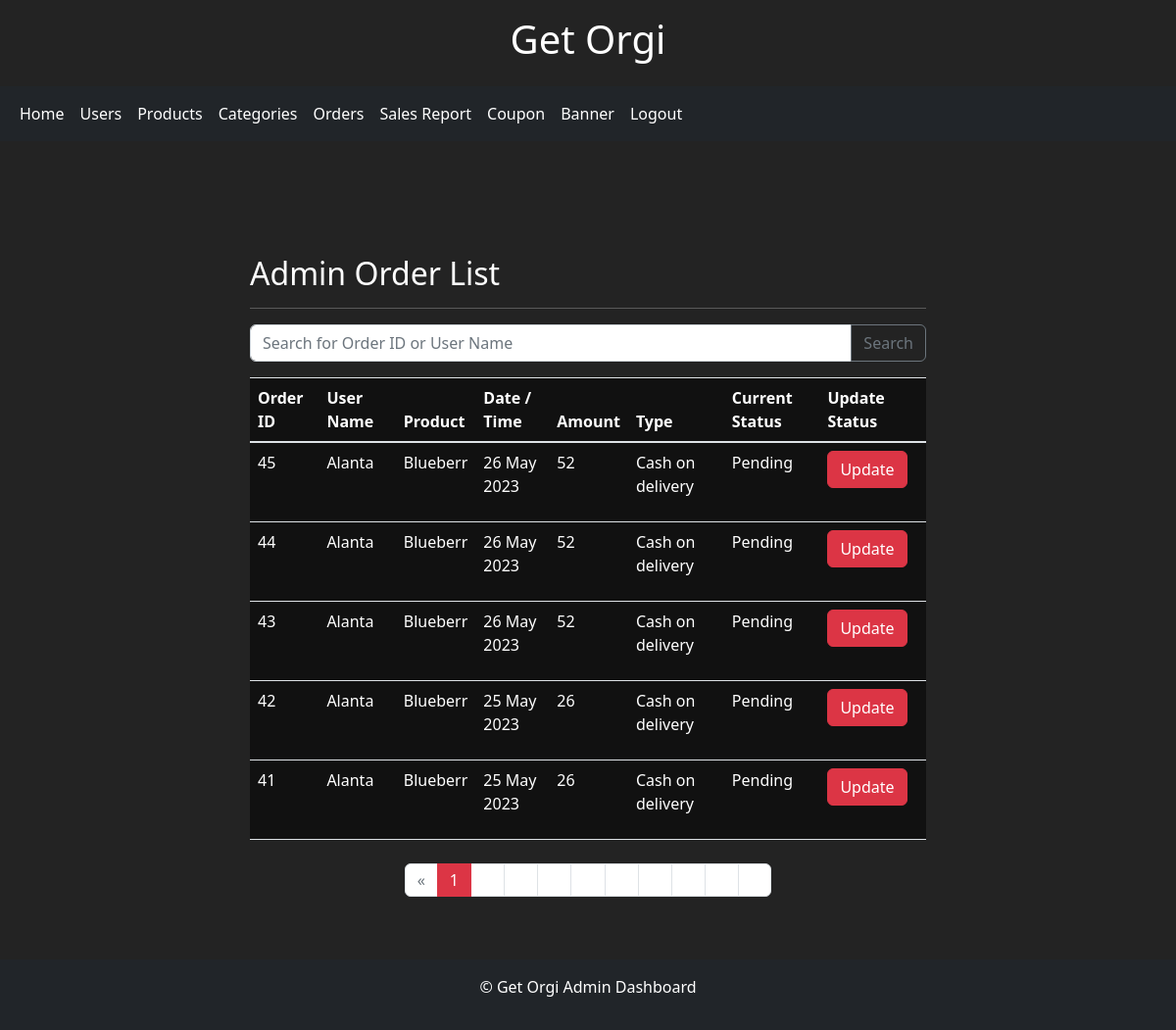
Page /adminorderlist/ (signed in) on the earlier database version.
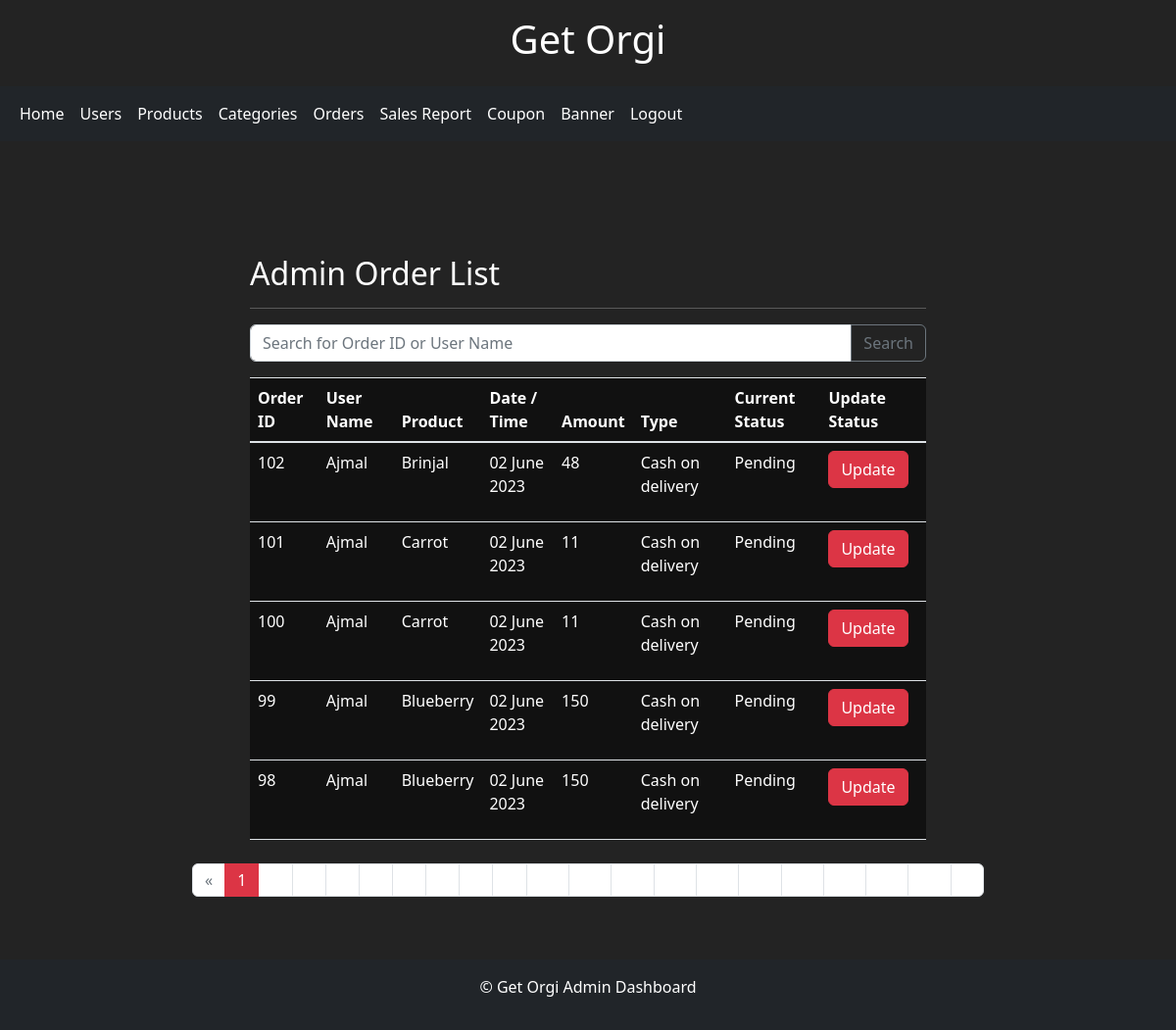
Same page on the later database version.
### shopping/models.py (models this page shows, shortened)
class Order(models.Model):
    user = models.ForeignKey(UserDetail, on_delete=models.CASCADE)
    address = models.ForeignKey(Address, on_delete=models.CASCADE)
    product = models.ForeignKey(Product, on_delete=models.CASCADE)
    amount = models.IntegerField(default=0)
    ordered_date = models.DateTimeField(auto_now_add=True)
    ordertype = models.CharField(max_length=50, choices=TYPE_CHOICES, default='Cash on delivery')
    status = models.CharField(max_length=50, choices=STATUS_CHOICES, default='Pending')
    variant=models.CharField(max_length=50, null=True)
    quantity = models.PositiveIntegerField(default=1)

class UserDetail(models.Model):
    uname=models.CharField(unique=True, max_length=50)
    uemail=models.CharField(max_length=50)
    phone=models.CharField(max_length=50, null=True)
    upassword=models.CharField(max_length=50)
    uactive=models.BooleanField(default=True)
    uimage = models.ImageField(upload_to='imagestore/', null=True, blank=True)
    uotp=models.IntegerField(null=True)

class Product(models.Model):
    name = models.CharField(max_length=50)
    description = models.TextField(max_length=200, default='')
    stock = models.PositiveIntegerField(default=1)
    category = models.ForeignKey(Category, on_delete=models.CASCADE,  null=True)
    normalprice = models.IntegerField(default=0)
    listed = models.BooleanField(default=True)
    offer_percentage = models.IntegerField(default=0)
    def __str__(self):
        return self.name

### shopping/views.py (the view)
# urls.py: path('adminorderlist/', views.adminorderlist, name='adminorderlist'),
def adminorderlist(request):
    if 'adusername' in request.session:
        if 'search' in request.GET:
            search=request.GET['search']
            member=Order.objects.filter(Q(user__uname__icontains=search)|Q(id__icontains=search)).order_by('-id')
        else:
            member = Order.objects.all().order_by('-id')
        paginator = Paginator(member, 5)
        page_number = request.GET.get('page')
        page_obj = paginator.get_page(page_number)
        return render(request,'adminorderlist.html', {'page_obj': page_obj})
    else:
        return redirect('admin_login')

### templates/adminorderlist.html (shortened to what this page needs)
{% extends 'admin_dash.html' %}
{% block content %}
<link rel="stylesheet" href="https://cdn.jsdelivr.net/npm/bootstrap@5.2.3/dist/css/bootstrap.min.css">
<div class="mx-auto col-sm-12 col-md-10 col-lg-8">
    <div class="container mt-5">
        <h2>Admin Order List</h2>
        <hr>
        <form method="get">
            <div class="input-group mb-3">
                <input type="text" class="form-control" placeholder="Search for Order ID or User Name" name="search">
                <div class="input-group-append">
                    <button class="btn btn-outline-secondary" type="submit">Search</button>
                </div>
            </div>
        </form>
        <table class="table ">
            <thead>
                <tr>
                    <th>Order ID</th>
                    <th>User Name</th>
                    <th>Product</th>
                    <th>Date / Time</th>
                    <th>Amount</th>
                    <th>Type</th>
                    <th>Current Status</th>
                    <th>Update Status</th>
                </tr>
            </thead>
            <tbody>
                {% for order in page_obj %}
                <tr>
                    <td>{{ order.id }}</td>
                    <td>{{ order.user.uname }}</td>
                    <td>{{ order.product }}</td>
                    <td><p>{{ order.ordered_date|date:"d F Y" }}</p></td>
                    <td>{{ order.amount }}</td>
                    <td>{{ order.ordertype }}</td>
                    <td>{{ order.status }}</td>
                    <td>
                        <a href="{% url 'updateorder' id=order.id %}" class="btn btn-primary">Update</a>
                    </td>
                </tr>
                {% endfor %}
            </tbody>
        </table>
        <div class="d-flex justify-content-center mt-4">
            <nav aria-label="Page navigation">
                <ul class="pagination">
                    {% if page_obj.has_previous %}
                    <li class="page-item"><a class="page-link" href="?page={{ page_obj.previous_page_number }}">&laquo;</a></li>
                    {% else %}
                    <li class="page-item disabled"><a class="page-link" href="#">&laquo;</a></li>
                    {% endif %}
                    {% for num in page_obj.paginator.page_range %}
                    {% if page_obj.number == num %}
                    <li class="page-item active"><a class="page-link" href="#">{{ num }}</a></li>
                    {% else %}
                    <li class="page-item"><a class="page-link" href="?page={{ num }}">{{ num }}</a></li>
                    {% endif %}
                    {% endfor %}
                    {% if page_obj.has_next %}
                    <li class="page-item"><a class="page-link" href="?page={{ page_obj.next_page_number }}">&raquo;</a></li>
                    {% else %}
                    <li class="page-item disabled"><a class="page-link" href="#">&raquo;</a></li>
                    {% endif %}
                </ul>
            </nav>
        </div>
    </div>
</div>
{% endblock %}

Differences in the rows shown:
no longer on this page (row unchanged): Order: id "45", user.uname "Alanta", product "Blueberr", ordered_date "26 May 2023", amount "52", ordertype "Cash on delivery", status "Pending"
no longer on this page (row unchanged): Order: id "44", user.uname "Alanta", product "Blueberr", ordered_date "26 May 2023", amount "52", ordertype "Cash on delivery", status "Pending"
no longer on this page (row unchanged): Order: id "43", user.uname "Alanta", product "Blueberr", ordered_date "26 May 2023", amount "52", ordertype "Cash on delivery", status "Pending"
no longer on this page (row unchanged): Order: id "42", user.uname "Alanta", product "Blueberr", ordered_date "25 May 2023", amount "26", ordertype "Cash on delivery", status "Pending"
no longer on this page (row unchanged): Order: id "41", user.uname "Alanta", product "Blueberr", ordered_date "25 May 2023", amount "26", ordertype "Cash on delivery", status "Pending"
added Order: id "102", user.uname "Ajmal", product "Brinjal", ordered_date "02 June 2023", amount "48", ordertype "Cash on delivery", status "Pending"
added Order: id "101", user.uname "Ajmal", product "Carrot", ordered_date "02 June 2023", amount "11", ordertype "Cash on delivery", status "Pending"
added Order: id "100", user.uname "Ajmal", product "Carrot", ordered_date "02 June 2023", amount "11", ordertype "Cash on delivery", status "Pending"
added Order: id "99", user.uname "Ajmal", product "Blueberry", ordered_date "02 June 2023", amount "150", ordertype "Cash on delivery", status "Pending"
added Order: id "98", user.uname "Ajmal", product "Blueberry", ordered_date "02 June 2023", amount "150", ordertype "Cash on delivery", status "Pending"
